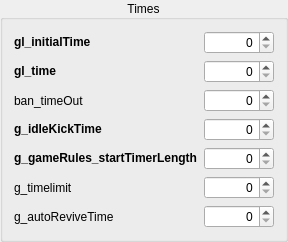
    <widget class="QGroupBox" name="groupBox_5" >
     <property name="title" >
      <string>Times</string>
     </property>
     <property name="alignment" >
      <set>Qt::AlignCenter</set>
     </property>
     <layout class="QGridLayout" name="gridLayout_5" >
      <item row="0" column="0" >
       <widget class="QLabel" name="label_23" >
        <property name="toolTip" >
         <string>Time you spend in the lobby before you join the server</string>
        </property>
        <property name="text" >
         <string>&lt;!DOCTYPE HTML PUBLIC "-//W3C//DTD HTML 4.0//EN" "http://www.w3.org/TR/REC-html40/strict.dtd">
&lt;html>&lt;head>&lt;meta name="qrichtext" content="1" />&lt;style type="text/css">
p, li { white-space: pre-wrap; }
&lt;/style>&lt;/head>&lt;body style=" font-family:'Sans Serif'; font-size:9pt; font-weight:400; font-style:normal;">
&lt;p style=" margin-top:0px; margin-bottom:0px; margin-left:0px; margin-right:0px; -qt-block-indent:0; text-indent:0px;">&lt;span style=" font-weight:600;">gl_initialTime&lt;/span>&lt;/p>&lt;/body>&lt;/html></string>
        </property>
       </widget>
      </item>
      <item row="0" column="1" >
       <widget class="CCustomSpinboxWidget" name="gl_initialTime" >
        <property name="minimumSize" >
         <size>
          <width>70</width>
          <height>0</height>
         </size>
        </property>
        <property name="maximumSize" >
         <size>
          <width>70</width>
          <height>16777215</height>
         </size>
        </property>
        <property name="alignment" >
         <set>Qt::AlignRight|Qt::AlignTrailing|Qt::AlignVCenter</set>
        </property>
        <property name="decimals" >
         <number>0</number>
        </property>
        <property name="maximum" >
         <double>999.000000000000000</double>
        </property>
       </widget>
      </item>
      <item row="1" column="0" >
       <widget class="QLabel" name="label_24" >
        <property name="toolTip" >
         <string>Time you spend in the lobby between games</string>
        </property>
        <property name="text" >
         <string>&lt;!DOCTYPE HTML PUBLIC "-//W3C//DTD HTML 4.0//EN" "http://www.w3.org/TR/REC-html40/strict.dtd">
&lt;html>&lt;head>&lt;meta name="qrichtext" content="1" />&lt;style type="text/css">
p, li { white-space: pre-wrap; }
&lt;/style>&lt;/head>&lt;body style=" font-family:'Sans Serif'; font-size:9pt; font-weight:400; font-style:normal;">
&lt;p style=" margin-top:0px; margin-bottom:0px; margin-left:0px; margin-right:0px; -qt-block-indent:0; text-indent:0px;">&lt;span style=" font-weight:600;">gl_time&lt;/span>&lt;/p>&lt;/body>&lt;/html></string>
        </property>
       </widget>
      </item>
      <item row="1" column="1" >
       <widget class="CCustomSpinboxWidget" name="gl_time" >
        <property name="minimumSize" >
         <size>
          <width>70</width>
          <height>0</height>
         </size>
        </property>
        <property name="maximumSize" >
         <size>
          <width>70</width>
          <height>16777215</height>
         </size>
        </property>
        <property name="alignment" >
         <set>Qt::AlignRight|Qt::AlignTrailing|Qt::AlignVCenter</set>
        </property>
        <property name="decimals" >
         <number>0</number>
        </property>
        <property name="maximum" >
         <double>999.000000000000000</double>
        </property>
        <property name="singleStep" >
         <double>1.000000000000000</double>
        </property>
       </widget>
      </item>
      <item row="2" column="0" >
       <widget class="QLabel" name="label_39" >
        <property name="toolTip" >
         <string>Sets the ban time. A time of 0 is permanent</string>
        </property>
        <property name="text" >
         <string>ban_timeOut</string>
        </property>
       </widget>
      </item>
      <item row="2" column="1" >
       <widget class="CCustomSpinboxWidget" name="ban_timeout" >
        <property name="minimumSize" >
         <size>
          <width>70</width>
          <height>0</height>
         </size>
        </property>
        <property name="maximumSize" >
         <size>
          <width>70</width>
          <height>16777215</height>
         </size>
        </property>
        <property name="alignment" >
         <set>Qt::AlignRight|Qt::AlignTrailing|Qt::AlignVCenter</set>
        </property>
        <property name="decimals" >
         <number>0</number>
        </property>
        <property name="maximum" >
         <double>999.000000000000000</double>
        </property>
       </widget>
      </item>
      <item row="3" column="0" >
       <widget class="QLabel" name="label_31" >
        <property name="toolTip" >
         <string>Time to wait before kicking a player for being idle for too long (in seconds)</string>
        </property>
        <property name="text" >
         <string>&lt;!DOCTYPE HTML PUBLIC "-//W3C//DTD HTML 4.0//EN" "http://www.w3.org/TR/REC-html40/strict.dtd">
&lt;html>&lt;head>&lt;meta name="qrichtext" content="1" />&lt;style type="text/css">
p, li { white-space: pre-wrap; }
&lt;/style>&lt;/head>&lt;body style=" font-family:'Sans Serif'; font-size:9pt; font-weight:400; font-style:normal;">
&lt;p style=" margin-top:0px; margin-bottom:0px; margin-left:0px; margin-right:0px; -qt-block-indent:0; text-indent:0px;">&lt;span style=" font-weight:600;">g_idleKickTime&lt;/span>&lt;/p>&lt;/body>&lt;/html></string>
        </property>
       </widget>
      </item>
      <item row="3" column="1" >
       <widget class="CCustomSpinboxWidget" name="g_idlekicktime" >
        <property name="minimumSize" >
         <size>
          <width>70</width>
          <height>0</height>
         </size>
        </property>
        <property name="maximumSize" >
         <size>
          <width>70</width>
          <height>16777215</height>
         </size>
        </property>
        <property name="alignment" >
         <set>Qt::AlignRight|Qt::AlignTrailing|Qt::AlignVCenter</set>
        </property>
        <property name="decimals" >
         <number>0</number>
        </property>
        <property name="maximum" >
         <double>999.000000000000000</double>
        </property>
       </widget>
      </item>
      <item row="4" column="0" >
       <widget class="QLabel" name="label_25" >
        <property name="toolTip" >
         <string>Timer before the match starts (triggered once there are enough players on the server)</string>
        </property>
        <property name="text" >
         <string>&lt;!DOCTYPE HTML PUBLIC "-//W3C//DTD HTML 4.0//EN" "http://www.w3.org/TR/REC-html40/strict.dtd">
&lt;html>&lt;head>&lt;meta name="qrichtext" content="1" />&lt;style type="text/css">
p, li { white-space: pre-wrap; }
&lt;/style>&lt;/head>&lt;body style=" font-family:'Sans Serif'; font-size:9pt; font-weight:400; font-style:normal;">
&lt;p style=" margin-top:0px; margin-bottom:0px; margin-left:0px; margin-right:0px; -qt-block-indent:0; text-indent:0px;">&lt;span style=" font-weight:600;">g_gameRules_startTimerLength&lt;/span>&lt;/p>&lt;/body>&lt;/html></string>
        </property>
       </widget>
      </item>
      <item row="4" column="1" >
       <widget class="CCustomSpinboxWidget" name="g_gameRules_startTimerLength" >
        <property name="minimumSize" >
         <size>
          <width>70</width>
          <height>0</height>
         </size>
        </property>
        <property name="maximumSize" >
         <size>
          <width>70</width>
          <height>16777215</height>
         </size>
        </property>
        <property name="alignment" >
         <set>Qt::AlignRight|Qt::AlignTrailing|Qt::AlignVCenter</set>
        </property>
        <property name="decimals" >
         <number>0</number>
        </property>
        <property name="maximum" >
         <double>999.000000000000000</double>
        </property>
        <property name="singleStep" >
         <double>1.000000000000000</double>
        </property>
       </widget>
      </item>
      <item row="5" column="0" >
       <widget class="QLabel" name="label_2" >
        <property name="toolTip" >
         <string>Set the maximum duration of the match</string>
        </property>
        <property name="text" >
         <string>g_timelimit</string>
        </property>
       </widget>
      </item>
      <item row="5" column="1" >
       <widget class="CCustomSpinboxWidget" name="g_timelimit" >
        <property name="minimumSize" >
         <size>
          <width>70</width>
          <height>0</height>
         </size>
        </property>
        <property name="maximumSize" >
         <size>
          <width>70</width>
          <height>16777215</height>
         </size>
        </property>
        <property name="alignment" >
         <set>Qt::AlignRight|Qt::AlignTrailing|Qt::AlignVCenter</set>
        </property>
        <property name="decimals" >
         <number>0</number>
        </property>
        <property name="maximum" >
         <double>999.000000000000000</double>
        </property>
        <property name="singleStep" >
         <double>1.000000000000000</double>
        </property>
       </widget>
      </item>
      <item row="6" column="0" >
       <widget class="QLabel" name="label_4" >
        <property name="toolTip" >
         <string>Set the delay before respawning after each death</string>
        </property>
        <property name="text" >
         <string>g_autoReviveTime</string>
        </property>
       </widget>
      </item>
      <item row="6" column="1" >
       <widget class="CCustomSpinboxWidget" name="g_autoReviveTime" >
        <property name="minimumSize" >
         <size>
          <width>70</width>
          <height>0</height>
         </size>
        </property>
        <property name="maximumSize" >
         <size>
          <width>70</width>
          <height>16777215</height>
         </size>
        </property>
        <property name="alignment" >
         <set>Qt::AlignRight|Qt::AlignTrailing|Qt::AlignVCenter</set>
        </property>
        <property name="decimals" >
         <number>0</number>
        </property>
        <property name="maximum" >
         <double>999.000000000000000</double>
        </property>
       </widget>
      </item>
     </layout>
    </widget>
